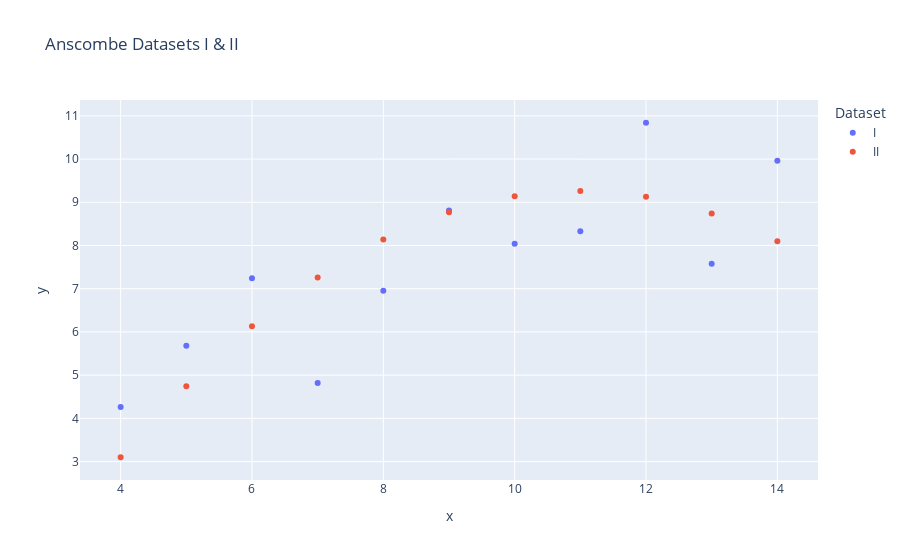

Source (notebook cell):
### Code cell
import plotly.express as px

px.scatter(
    anscombe.query("Dataset in ['I', 'II']"),
    x="x",
    y="y",
    color="Dataset",
    title="Anscombe Datasets I & II"
)

### Figure 1 — Plotly figure (JSON) as saved in the notebook; plotly's stock layout.template omitted (floating-point values rounded to 4 significant figures)
{"data": [{"hovertemplate": "Dataset=I<br>x=%{x}<br>y=%{y}<extra></extra>", "legendgroup": "I", "marker": {"color": "#636efa", "symbol": "circle"}, "mode": "markers", "name": "I", "orientation": "v", "showlegend": true, "type": "scatter", "x": [10, 8, 13, 9, 11, 14, 6, 4, 12, 7, 5], "xaxis": "x", "y": [8.04, 6.95, 7.58, 8.81, 8.33, 9.96, 7.24, 4.26, 10.84, 4.82, 5.68], "yaxis": "y"}, {"hovertemplate": "Dataset=II<br>x=%{x}<br>y=%{y}<extra></extra>", "legendgroup": "II", "marker": {"color": "#EF553B", "symbol": "circle"}, "mode": "markers", "name": "II", "orientation": "v", "showlegend": true, "type": "scatter", "x": [10, 8, 13, 9, 11, 14, 6, 4, 12, 7, 5], "xaxis": "x", "y": [9.14, 8.14, 8.74, 8.77, 9.26, 8.1, 6.13, 3.1, 9.13, 7.26, 4.74], "yaxis": "y"}], "layout": {"autosize": true, "legend": {"title": {"text": "Dataset"}, "tracegroupgap": 0}, "title": {"text": "Anscombe Datasets I & II"}, "xaxis": {"anchor": "y", "autorange": true, "domain": [0, 1], "range": [3.405, 14.6], "title": {"text": "x"}, "type": "linear"}, "yaxis": {"anchor": "x", "autorange": true, "domain": [0, 1], "range": [2.461, 11.48], "title": {"text": "y"}, "type": "linear"}}}
